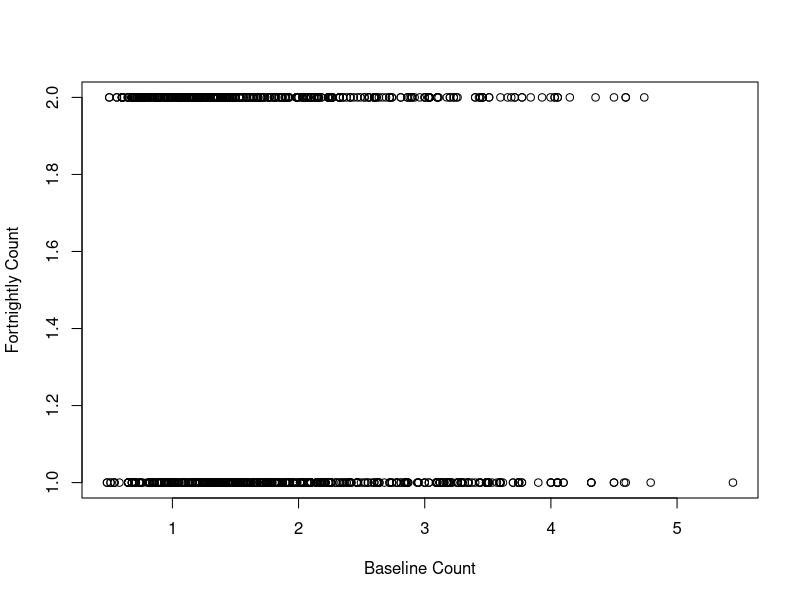
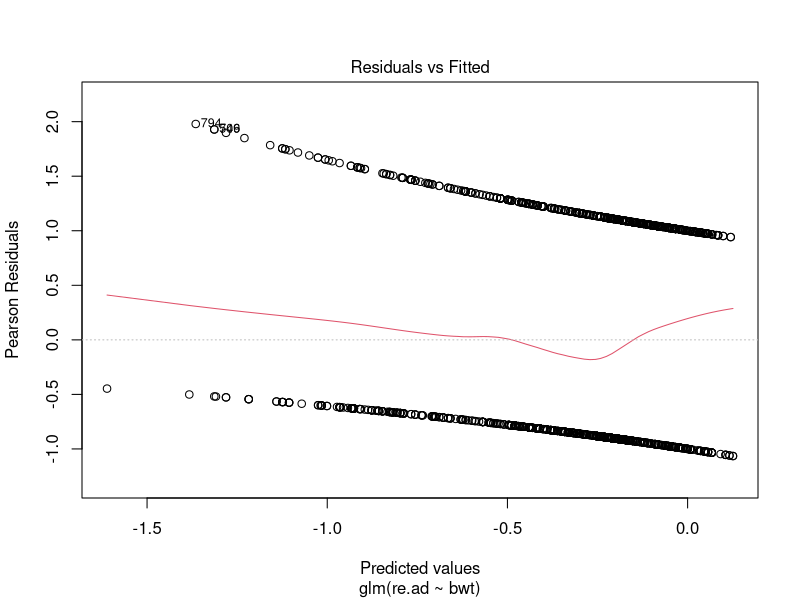
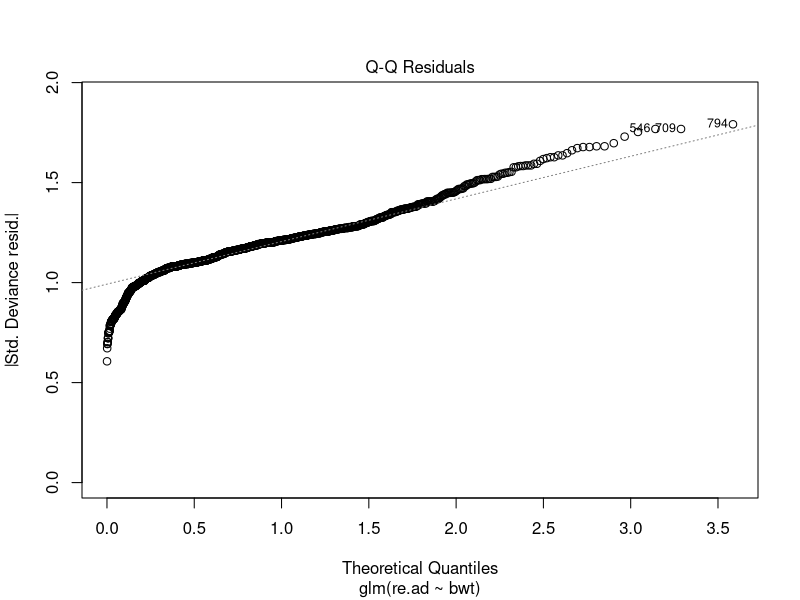
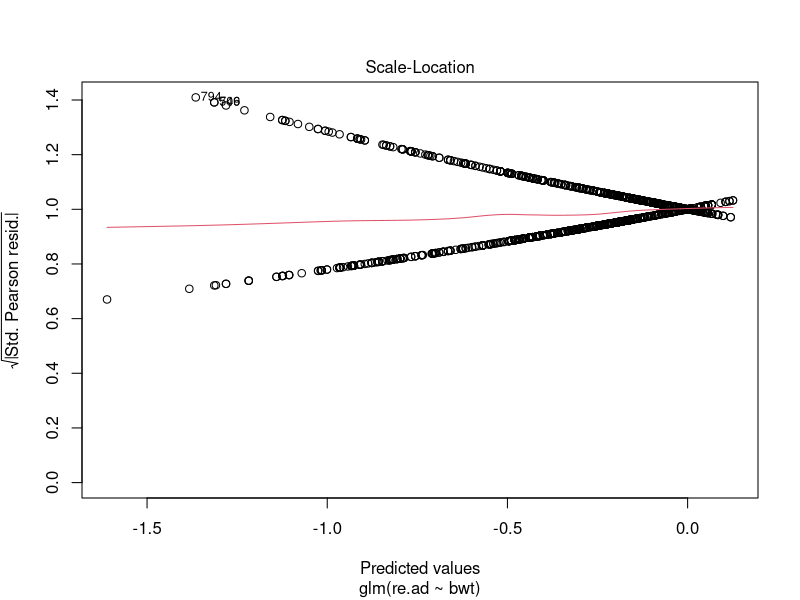
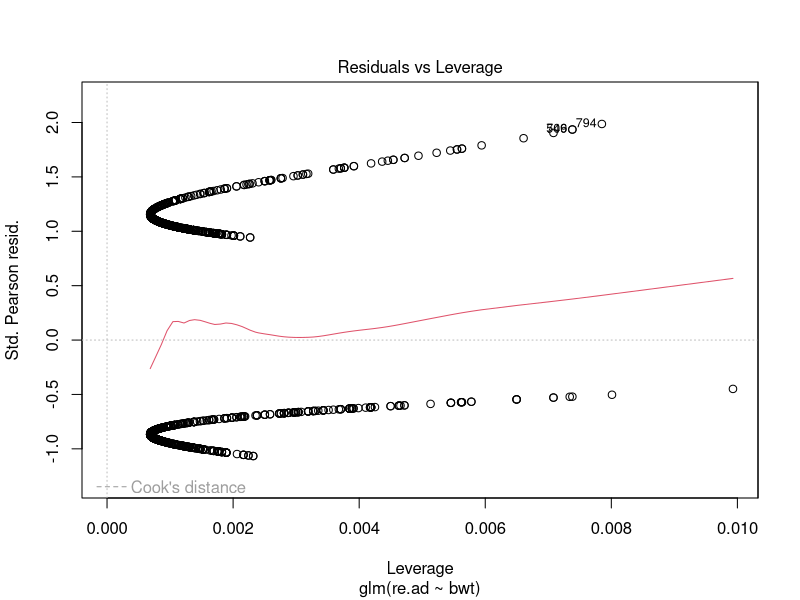
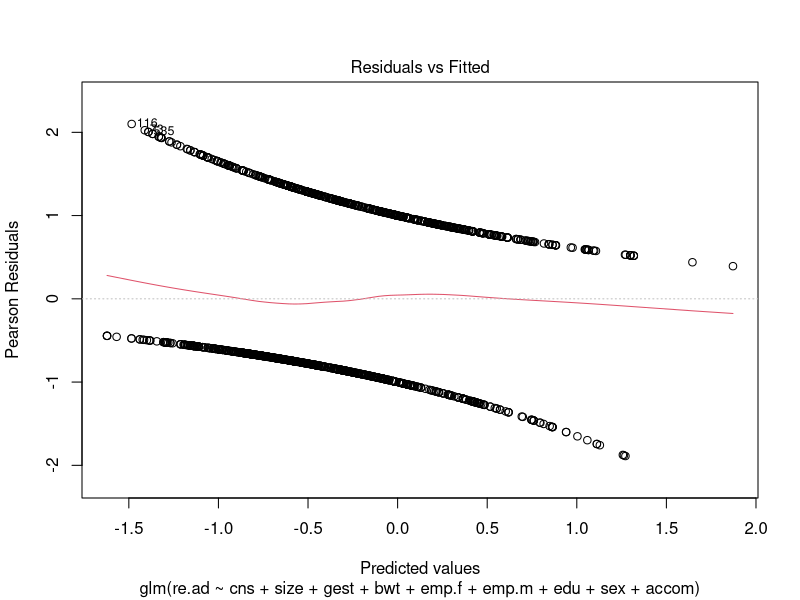
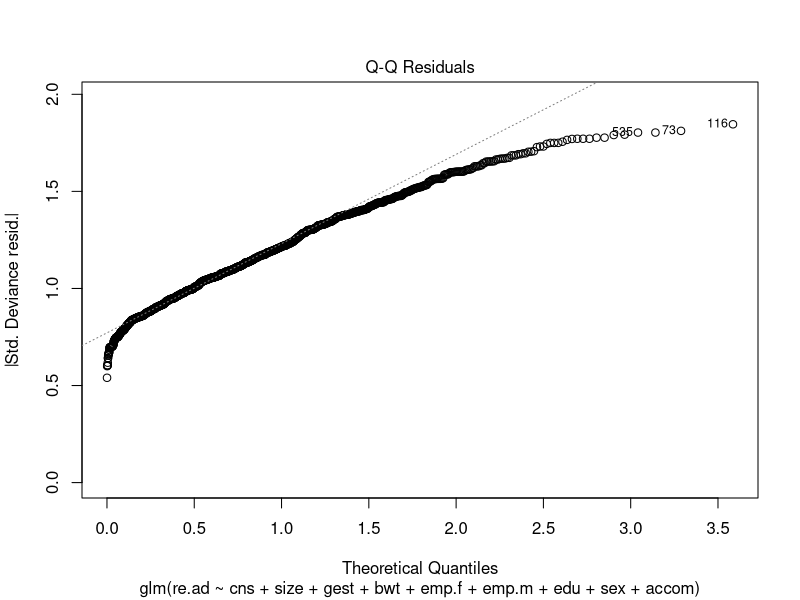
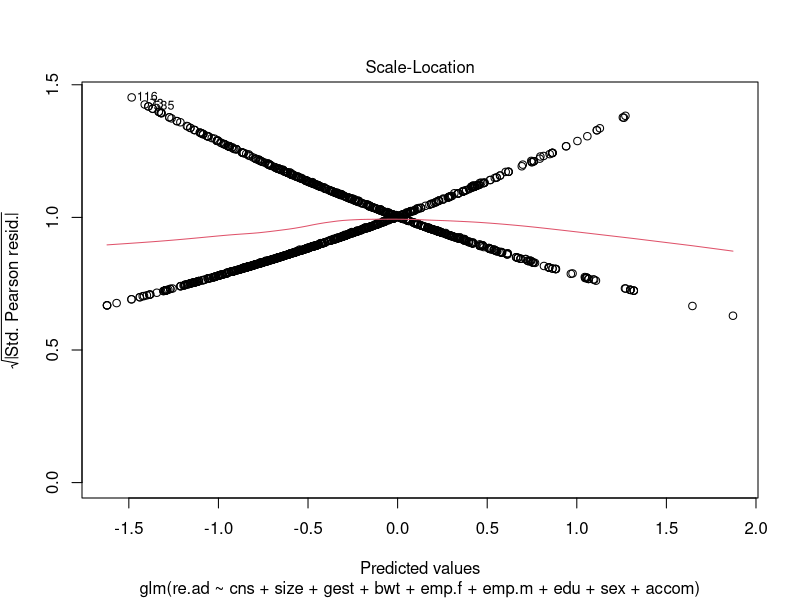

Source code (R) for these figures, in order:
## ---- chunk 1
neomod <- read.table("../data/neomod_isam12.dat", header = T)

#plot(neomod)

summary(neomod)


# Attach to allow for better addressing
attach(neomod)

## ---- chunk 2



neomod$cns    = factor(cns)
neomod$size   = factor(size)
neomod$gest   = factor(gest)
neomod$emp.f  = factor(emp.f)
neomod$emp.m  = factor(emp.m)
neomod$edu    = factor(edu)
neomod$re.ad  = factor(re.ad)
neomod$sex    = factor(sex)
neomod$accom  = factor(accom)


summary(neomod)

## ---- chunk 3
head(neomod)
## ---- chunk 4
# Representative Model
mod1 = glm(re.ad ~ bwt,
          data=neomod,
          family=binomial)



summary.glm(mod1)
## ---- chunk 5
# Representative plot
par(mfrow=c(1,1))
plot(neomod$bwt,
     neomod$re.ad,
     xlab="Baseline Count",
     ylab="Fortnightly Count")
abline(mod1, col=2)
## ---- chunk 6
# Representative plot
plot(mod1)
## ---- chunk 7
# Random model - probably wrong
mod2.re.ad = glm(re.ad ~ cns + size + gest + bwt + emp.f + emp.m + edu + sex + accom,
           data= neomod,
           family=binomial)

summary(mod2.re.ad)

plot(mod2.re.ad)
## ---- chunk 8
# Random model - probably wrong
mod2.los = glm(los ~ cns + size + gest + bwt + emp.f + emp.m + edu + sex + accom,
           data= neomod,
           family=Gamma(link=inverse))

summary(mod2.los)

plot(mod2.los)
## ---- chunk 9
mod3.los = glm(los ~ cns + size + gest + bwt + emp.f + emp.m + edu + sex + accom,
           data= neomod,
           family=gaussian)

summary.glm(mod3.los)

plot(mod3.los)
## ---- chunk 10
# I think it is good.
mod4.los = glm(los ~ cns + size + gest + bwt + emp.f + emp.m + edu + sex + accom,
           data= neomod,
           family=inverse.gaussian)

summary.glm(mod4.los)

plot(mod4.los)
## ---- chunk 11
mod5.los = glm(los ~ cns + size + gest + bwt + emp.f + emp.m + edu + sex + accom,
           data= neomod,
           family=poisson)

summary.glm(mod5.los)

plot(mod5.los)
## ---- chunk 12
mod6.los = glm(los ~ cns + size + gest + bwt + emp.f + emp.m + edu + sex + accom,
           data= neomod,
           family=quasi)

summary.glm(mod6.los)

plot(mod6.los)
## ---- chunk 13
library(car)
## ---- chunk 14
influencePlot(mod5.los)
## ---- chunk 15
deviance(mod4.los)/df.residual(mod4.los)
## ---- chunk 16
# Forward
mod.los = glm(los ~ 1,
                data= neomod,
                family=inverse.gaussian)

mod.los.for<-step(mod4.los, scope = list(upper=~cns + size + gest + bwt + emp.f + emp.m + edu + sex + accom,lower=~1), direction = "forward")
summary(mod.los.for)
## ---- chunk 17
# Backward
mod.los <- glm(los ~ cns + size + gest + bwt + emp.f + emp.m + edu + sex + accom,
           data= neomod,
           family=inverse.gaussian)

mod.los.back <- step(mod.los, direction="backward")
summary(mod.los.back)
## ---- chunk 18
mod.los <- glm(los ~ cns + size + gest + bwt + emp.f + emp.m + edu + sex + accom,
           data= neomod,
           family=inverse.gaussian)
mod.los.step <- step(mod.los, direction="both")
summary(mod.los.step)
## ---- chunk 19
mod.los <- glm(los ~ cns + size + gest + bwt + emp.f + emp.m + edu + sex + accom,
           data= neomod,
           family=inverse.gaussian)

mod.los.step <- glm(los ~ cns + gest + bwt + emp.m + edu + sex, 
           data= neomod,
           family=inverse.gaussian)

anova(mod.los.step, mod.los, test = "Chisq")
